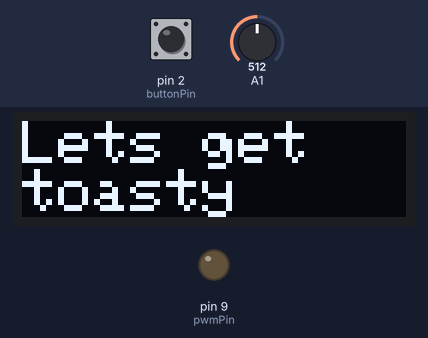
Recording of a sketch running on a simulated Arduino Uno, built with avr-gcc and run on an emulated ATmega328P. Parts: 128×32 one-colour display, output pins drawn as LEDs (lit = HIGH). Inputs (shaded band) come from the test bench; at power-on: pin 2 (buttonPin) HIGH, A1 = 512. The display library's start-up logo is not drawn; what the sketch prints to the serial monitor is not drawn.

Above: at 2.1 s.
7.7 s: pin 2 (buttonPin) pulled LOW for 0.15 s
At 8.2 s:
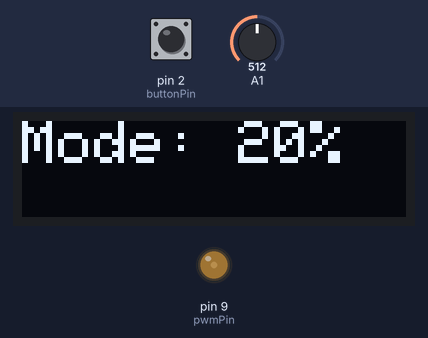
10.8 s: pin 2 (buttonPin) pulled LOW for 1 s
At 11.8 s:
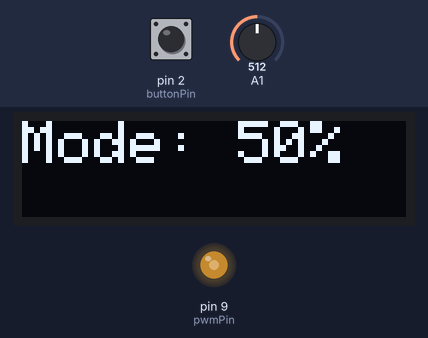
14.8 s: pin 2 (buttonPin) pulled LOW for 0.15 s
At 16.0 s:
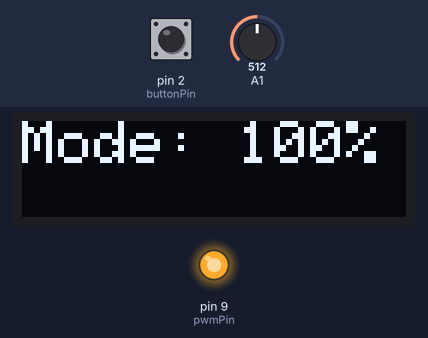
17.9 s: pin 2 (buttonPin) pulled LOW for 3.2 s
At 23.4 s:
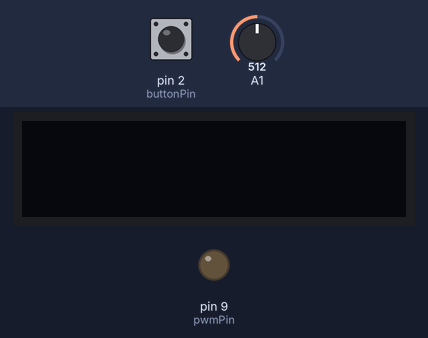
Timing chart, 0 to 24.9 s (numbered marks = the images above; inputs shaded):
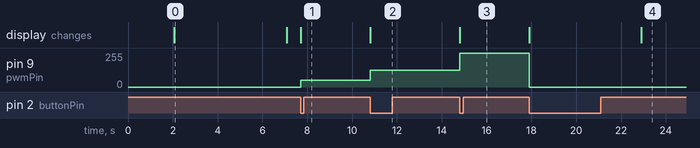

Measured:
- after the input at 7.7 s, pin 9 (pwmPin): 0/255 → 51/255 at once; the display: changes at once (image 1)
- after the input at 10.8 s, pin 9 (pwmPin): 51/255 → 127/255 at once; the display: changes at once (image 2)
- after the input at 14.8 s, pin 9 (pwmPin): 127/255 → 255/255 at once; the display: changes at once (image 3)
- after the input at 17.9 s, pin 9 (pwmPin): 255/255 → 0/255 at once; the display: first changes at once (image 4 shows a later state)
- what the display in image 0 shows lasts 5.0 s, from 2.1 s to 7.1 s

The sketch:

hotronics_final.ino
```cpp
#include <Wire.h>
#include <Adafruit_GFX.h>
#include <Adafruit_SSD1306.h>

#define SCREEN_WIDTH 128
#define SCREEN_HEIGHT 32
#define OLED_RESET -1
Adafruit_SSD1306 display(SCREEN_WIDTH, SCREEN_HEIGHT, &Wire, OLED_RESET);

const int buttonPin = 2;
const int pwmPin = 9;
volatile int mode = 0;
volatile int oldMode = 0;
unsigned long lastPressTime = 0;
unsigned long displayOffTime = 0;
bool displayOn = true;

void setup() {
  Serial.begin(9600);
  pinMode(buttonPin, INPUT_PULLUP);
  pinMode(pwmPin, OUTPUT);
  attachInterrupt(digitalPinToInterrupt(buttonPin), changeMode, FALLING);
  if (!display.begin(0x3C, 0x3C)) {
    Serial.println(F("SSD1306 allocation failed"));
    for (;;); // Loop forever if initialization fails
  }
  display.display();
  delay(2000);
  display.clearDisplay();
  display.setTextSize(2);
  display.setTextColor(SSD1306_WHITE);
  display.setCursor(0, 0);
  display.println("Lets get  toasty");
  display.display();
  lastPressTime = millis();
  Serial.println("Setup complete. Starting in 'Off' mode.");
}

void loop() {
  // turn off display after 5 seconds
  if (millis() - lastPressTime > 5000 && displayOn) {
    display.clearDisplay();
    display.display();
    displayOn = false;
    Serial.println("Display turned off to save battery.");
  }
  // update pwm and display with mode change
  if (oldMode !=  mode) {
    Serial.print("Button pressed. Mode changed to: ");
    Serial.println(mode);
    updateDisplay();
    updatePWM();
    // stop the number from getting too big
    if (mode > 4) {
      mode = 0;
    }
    oldMode = mode;
  }
}

void changeMode() {
  if (millis() - lastPressTime > 300) { // Debounce
    mode = (mode + 1) % 4;
    lastPressTime = millis();
    displayOn = true;
    displayOffTime = millis();

  }
}

void updateDisplay() {
  display.clearDisplay();
  display.setCursor(0, 0);
  switch (mode) {
    case 0:
      display.println("Mode: Off");
      break;
    case 1:
      display.println("Mode: 20%");
      break;
    case 2:
      display.println("Mode: 50%");
      break;
    case 3:
      display.println("Mode: 100%");
      break;
  }
  display.display();
  Serial.print("Display updated to: Mode ");
  Serial.println(mode);
}

void updatePWM() {
  switch (mode) {
    case 0:
      analogWrite(pwmPin, 0);
      break;
    case 1:
      analogWrite(pwmPin, 51); // 20% of 255
      break;
    case 2:
      analogWrite(pwmPin, 127); // 50% of 255
      break;
    case 3:
      analogWrite(pwmPin, 255); // 100% of 255
      break;
  }
  Serial.print("PWM signal set to: ");
  Serial.println(analogRead(pwmPin));
}
```
